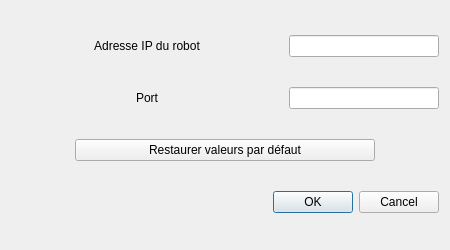
<?xml version="1.0" encoding="UTF-8"?>
<ui version="4.0">
 <class>Configuration</class>
 <widget class="QWidget" name="Configuration">
  <property name="geometry">
   <rect>
    <x>0</x>
    <y>0</y>
    <width>450</width>
    <height>250</height>
   </rect>
  </property>
  <property name="minimumSize">
   <size>
    <width>450</width>
    <height>250</height>
   </size>
  </property>
  <property name="maximumSize">
   <size>
    <width>450</width>
    <height>250</height>
   </size>
  </property>
  <property name="windowTitle">
   <string>Configuration des paramètres réseau</string>
  </property>
  <layout class="QVBoxLayout" name="verticalLayout">
   <item>
    <layout class="QHBoxLayout" name="horizontalLayout_2">
     <item>
      <widget class="QLabel" name="label">
       <property name="minimumSize">
        <size>
         <width>150</width>
         <height>0</height>
        </size>
       </property>
       <property name="text">
        <string>Adresse IP du robot</string>
       </property>
       <property name="alignment">
        <set>Qt::AlignCenter</set>
       </property>
      </widget>
     </item>
     <item>
      <widget class="QLineEdit" name="lineEditValueIP">
       <property name="maximumSize">
        <size>
         <width>150</width>
         <height>16777215</height>
        </size>
       </property>
       <property name="maxLength">
        <number>16</number>
       </property>
      </widget>
     </item>
    </layout>
   </item>
   <item>
    <layout class="QHBoxLayout" name="horizontalLayout">
     <item>
      <widget class="QLabel" name="label_2">
       <property name="minimumSize">
        <size>
         <width>150</width>
         <height>0</height>
        </size>
       </property>
       <property name="text">
        <string>Port</string>
       </property>
       <property name="alignment">
        <set>Qt::AlignCenter</set>
       </property>
      </widget>
     </item>
     <item>
      <widget class="QLineEdit" name="lineEditValuePort">
       <property name="maximumSize">
        <size>
         <width>150</width>
         <height>16777215</height>
        </size>
       </property>
       <property name="maxLength">
        <number>4</number>
       </property>
      </widget>
     </item>
    </layout>
   </item>
   <item>
    <layout class="QHBoxLayout" name="horizontalLayout_3">
     <item>
      <widget class="QPushButton" name="pushButtonResetValues">
       <property name="minimumSize">
        <size>
         <width>300</width>
         <height>0</height>
        </size>
       </property>
       <property name="maximumSize">
        <size>
         <width>150</width>
         <height>16777215</height>
        </size>
       </property>
       <property name="text">
        <string>Restaurer valeurs par défaut</string>
       </property>
      </widget>
     </item>
    </layout>
   </item>
   <item>
    <widget class="QDialogButtonBox" name="buttonBox">
     <property name="standardButtons">
      <set>QDialogButtonBox::Cancel|QDialogButtonBox::Ok</set>
     </property>
    </widget>
   </item>
  </layout>
 </widget>
 <resources/>
 <connections/>
</ui>
